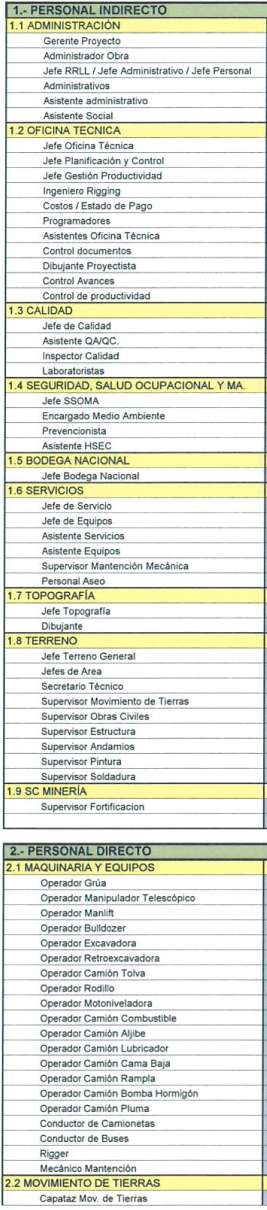
#> input picture 1.jpg, 533 x 2420 px (shown at 1/2 size); its folder holds only this picture in this run
$ python -i scan2df.py   (imports and definitions only)
#> lines starting #> are read from the running program, lines starting #| are printed output that depends on the picture; after the words box and inside, x2 and y2 are one past the last pixel; in counts of white or black regions, pixels touching at a corner belong together
import cv2
from matplotlib import pyplot as plt
import pandas as pd
import numpy as np
import pytesseract

class scan2df:

    def __init__(self, image_path):
#> called with image_path = '1.jpg'
        self.original = cv2.imread(image_path)
#> self.original is the input picture: shape (2420, 533, 3); mean B, G, R 219, 229.1, 227.2
        self.image = self.original.copy()
        self.gray = cv2.cvtColor(self.image, cv2.COLOR_BGR2GRAY)
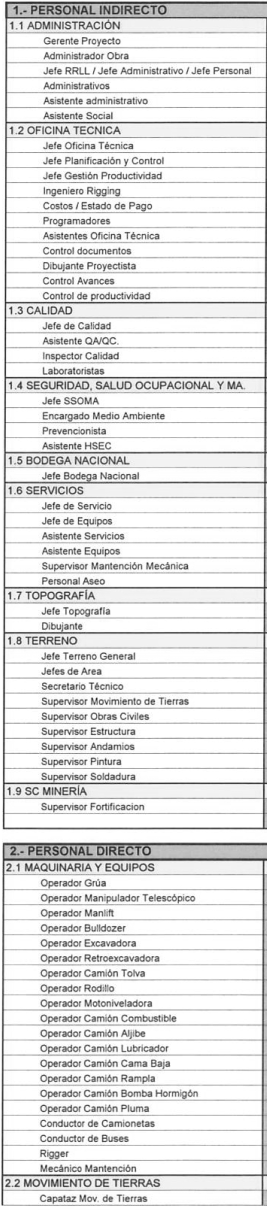
#> self.gray: shape (2420, 533) (shown at 1/2 size); min 6, max 255, mean 227.4
        self.thresh = cv2.threshold(self.gray, 170, 255, cv2.THRESH_BINARY)[1]
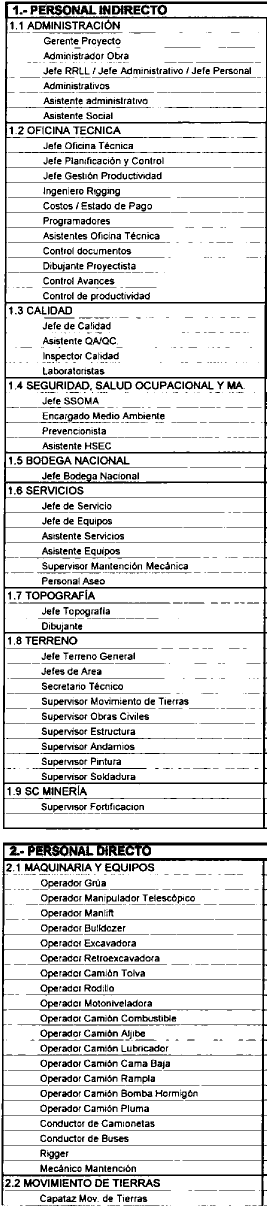
#> self.thresh: shape (2420, 533) (shown at 1/2 size); 86.7% white; 2004 black regions (653 under 20 px), largest, box (x1, y1, x2, y2) and area: (6, 3, 533, 1659) 33295, (3, 1685, 533, 2412) 19077, (17, 2019, 521, 2021) 801
        self.edges = cv2.Canny(self.gray, 50, 70)
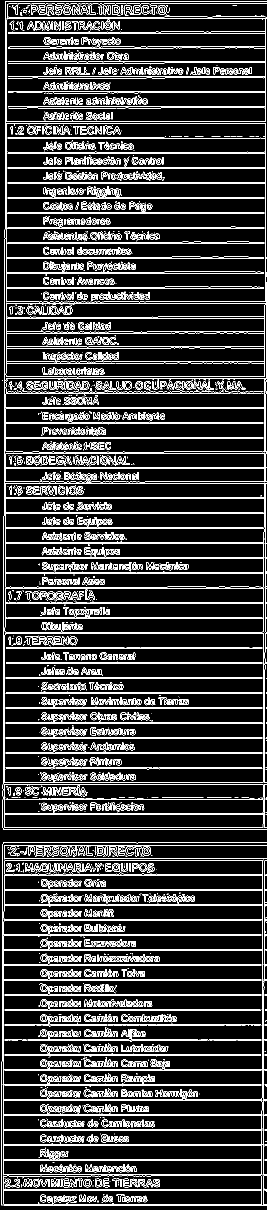
#> self.edges: shape (2420, 533) (shown at 1/2 size); 13.5% white in thin lines or dots

        self.shape = self.original.shape
#> self.shape = (2420, 533, 3)
        self.height = self.shape[0]
#> self.height = 2420
        self.width = self.shape[1]
#> self.width = 533

        self.hlines = [1, self.height]
#> self.hlines = [1, 2420]
        self.vlines = [1, self.width]
#> self.vlines = [1, 533]

        self.houglines = None
        self.drawn = self.original.copy()

        for y in self.hlines:
                cv2.line(self.drawn,(1,y),(self.width-1,y),(255,0,0),2)
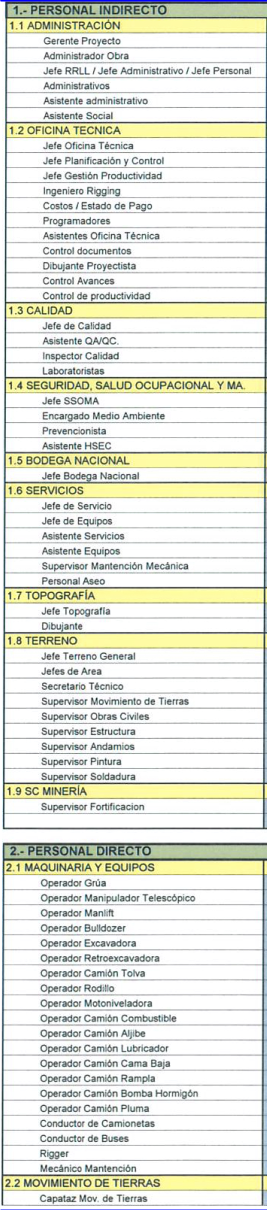
#> self.drawn: shape (2420, 533, 3) (shown at 1/2 size); 0.17% of pixels changed, all inside (x1, y1, x2, y2) = (0, 0, 533, 2420)
        for x in self.vlines:
                cv2.line(self.drawn,(x,1),(x,self.height-1),(255,0,0),2)
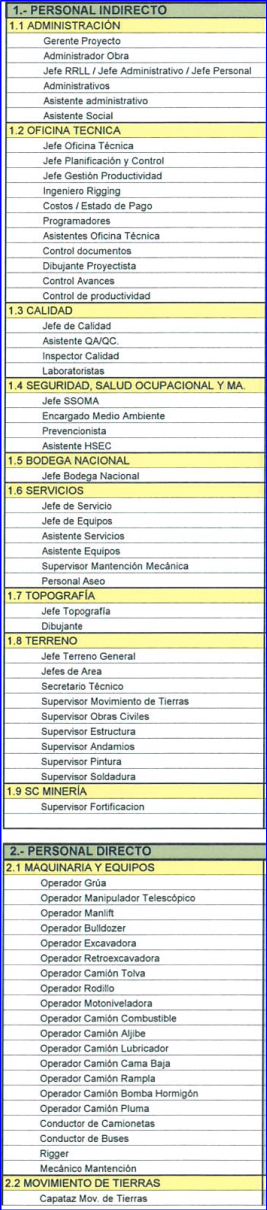
#> self.drawn: shape (2420, 533, 3) (shown at 1/2 size); 0.75% of pixels changed, all inside (x1, y1, x2, y2) = (0, 2, 533, 2420)


    # [16 lines left out: functions add_vline, add_hline, not called in this run]


    def remove_vline(self, a):
        self.vlines = [x for x in self.vlines if x!=a]


    def remove_hline(self, a):
        self.hlines = [x for x in self.hlines if x!=a]


    # [13 lines left out: function remove_duplicates, not called in this run]


    def reset_gray(self):
        img = self.original.copy()
        self.gray = cv2.cvtColor(img, cv2.COLOR_BGR2GRAY)


    def reset_thresh(self, th=130):
        img = self.gray.copy()
        self.thresh = cv2.threshold(img, th, 255, cv2.THRESH_BINARY)[1]


    # [73 lines left out: functions reset_edge, reset_drawn, lines, apply_lines, ocr, not called in this run]


'''import os
dfs = []

for f in [f for f in os.listdir() if f.endswith('.jpg')]:
    self = scan2df(f)
    dfs.append(self.ocr())

df = pd.concat([dfs[3], dfs[0], dfs[1], dfs[2]])


for x in [70, 90, 110, 130, 150, 170, 190]:
    self.thresh = cv2.threshold(self.gray, x, 255, cv2.THRESH_BINARY)[1]
    cv2.imwrite(f'thresh{x}.png', self.thresh)
'''

>>> result = scan2df('1.jpg').reset_gray()

$ run again, on 2.jpg
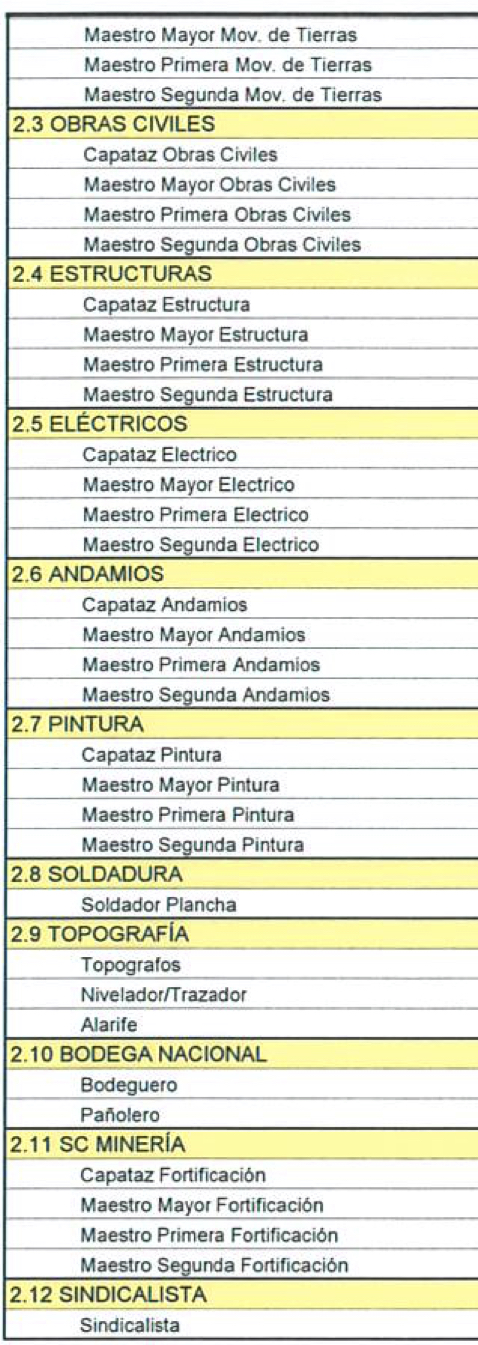
#> input picture 2.jpg, 478 x 1345 px
#> in __init__, self.original is the input picture: shape (1345, 478, 3); mean B, G, R 212.5, 228.1, 226.7
#> in __init__, `self.thresh = cv2.threshold(self.gray, 170, 255, cv2.THRESH_BINARY)[1]`:
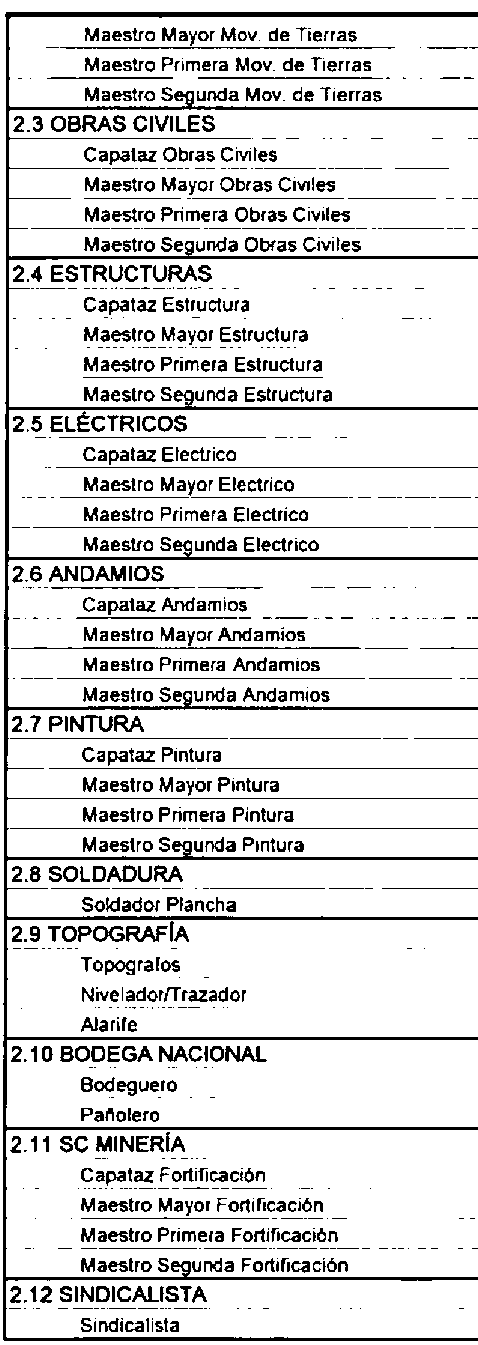
#> self.thresh: shape (1345, 478); 86.5% white; 1139 black regions (377 under 20 px), largest, box (x1, y1, x2, y2) and area: (3, 12, 478, 1341) 24767, (11, 647, 361, 649) 600, (60, 47, 395, 49) 589
#> self.edges: shape (1345, 478); 14.2% white in thin lines or dots
#> after the loop in __init__, `for x in self.vlines:`:
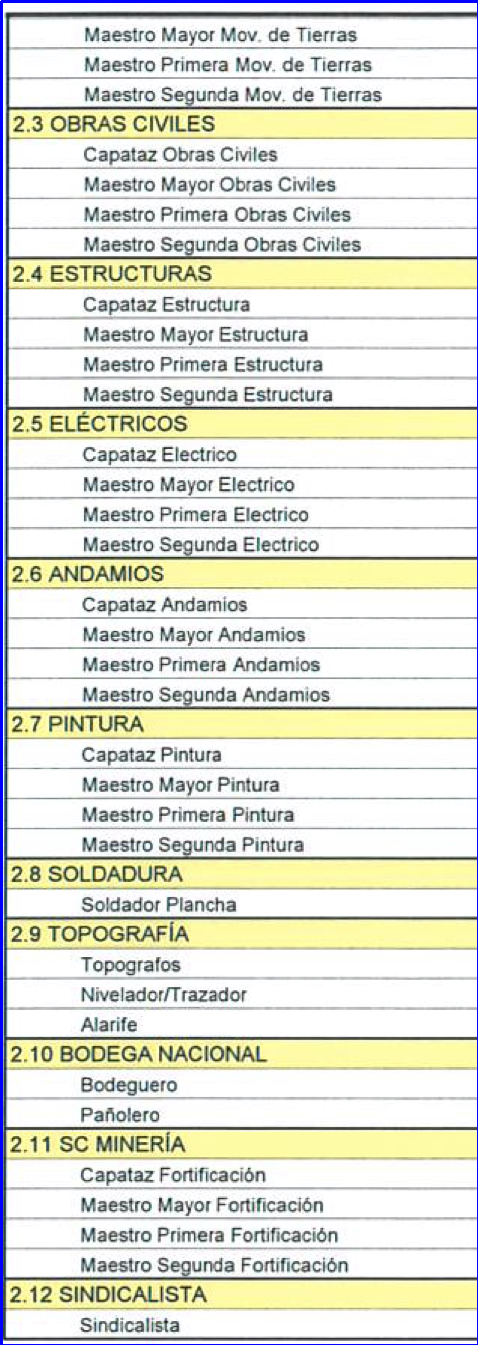
#> self.drawn: shape (1345, 478, 3); mean B, G, R 212.6, 225.3, 223.9

$ run again, on 3.jpg
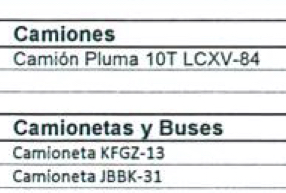
#> input picture 3.jpg, 286 x 193 px
#> in __init__, self.original is the input picture: shape (193, 286, 3); mean B, G, R 224.2, 223.7, 221.3
#> in __init__, `self.thresh = cv2.threshold(self.gray, 170, 255, cv2.THRESH_BINARY)[1]`:
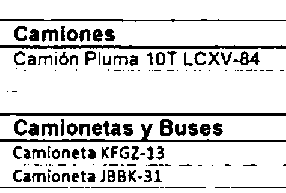
#> self.thresh: shape (193, 286); 85% white; 141 black regions (66 under 20 px), largest, box (x1, y1, x2, y2) and area: (0, 45, 286, 49) 882, (0, 113, 286, 116) 852, (0, 124, 286, 142) 749
#> self.edges: shape (193, 286); 15.7% white in thin lines or dots, all inside (x1, y1, x2, y2) = (0, 19, 286, 190)
#> after the loop in __init__, `for x in self.vlines:`:
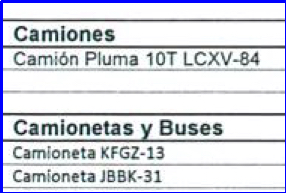
#> self.drawn: shape (193, 286, 3); mean B, G, R 224.4, 215.1, 212.8

$ run again, on 4.jpg
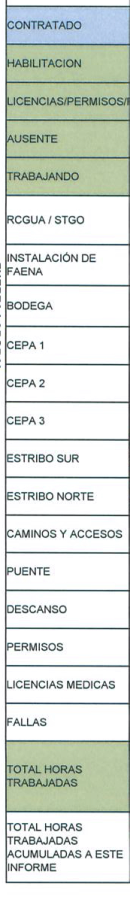
#> input picture 4.jpg, 259 x 1801 px (shown at 1/2 size)
#> in __init__, self.original is the input picture: shape (1801, 259, 3); mean B, G, R 215.1, 221.6, 215
#> in __init__, `self.thresh = cv2.threshold(self.gray, 170, 255, cv2.THRESH_BINARY)[1]`:
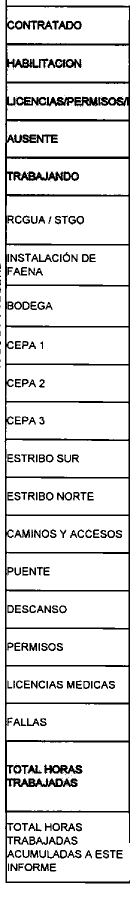
#> self.thresh: shape (1801, 259) (shown at 1/2 size); 87.8% white; 223 black regions (51 under 20 px), largest, box (x1, y1, x2, y2) and area: (9, 0, 259, 1767) 33937, (93, 193, 196, 214) 1233, (88, 1529, 165, 1548) 848
#> self.edges: shape (1801, 259); 8% white in thin lines or dots
#> after the loop in __init__, `for x in self.vlines:`:
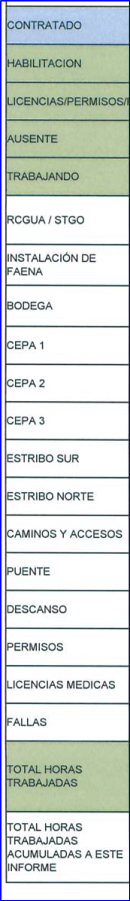
#> self.drawn: shape (1801, 259, 3) (shown at 1/2 size); mean B, G, R 215.7, 217.7, 211.2
